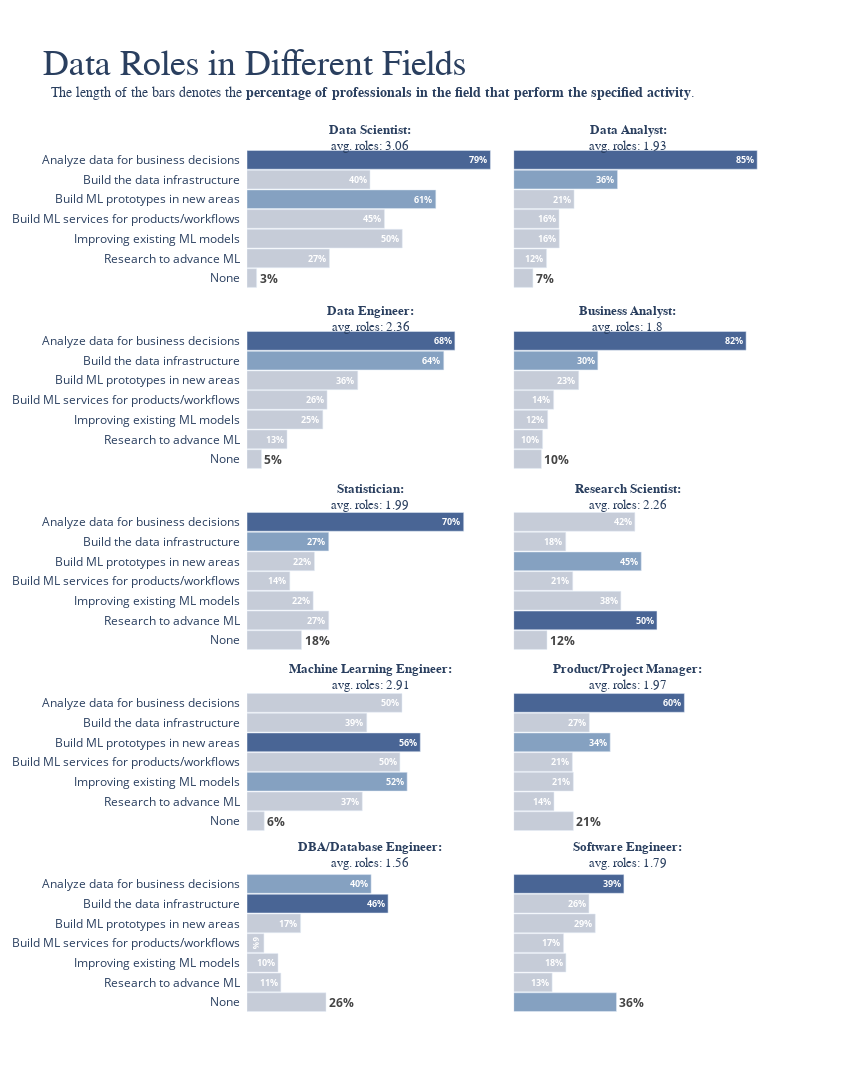

Here is the notebook cell this chart was saved with:
### Markdown cell above
## <div class="subsection_title">2.4 Data roles in different fields</div>
<a id='roles'></a>
One thing I always wondered with all these different roles, what exactly do they work on, on a day-to-day basis - It can't all be the same regardless of the job title right?

Another question that has always bothered me(and I'm sure many of you too) - "**What's the difference between the roles data scientist, data engineer, data analyst and business analyst?**" Lets see if we can answer this in the following graph of data roles.

<div class="sidenote">
    Source: Kaggle 2020 DS and ML Survey - <span style="font-style: italic;">Q23. Select any activities that make up an important part of your role at work.</span>
</div>

### Code cell
# Create a dataframe that will store value_counts for each field's roles
field_df = pd.DataFrame()
avg_roles = dict()

field_data = df[df[q23_all[0:7]].isnull().sum(axis=1)!=len(q23_all[0:7])]
df_q23 = df[df[q23].isnull().sum(axis=1) != len(q23)]

for field in fields:
    temp_df = field_data[field_data["Q5"]==field]
    field_df[field] = temp_df[q23_all[:7]].count()/temp_df[q23_all[:7]].shape[0]
    avg_roles[field]= (temp_df[q23_all[:7]].count(axis=1).mean())
    
field_df.drop("Other", axis=1, inplace=True)

# shortened version of labels
labels = [
    'Analyze data for business decisions',
    'Build the data infrastructure',
    'Build ML prototypes in new areas',
    'Build ML services for products/workflows',
    'Improving existing ML models',
    'Research to advance ML',
    'None']

traces = dict()

common_trace = go.Bar(
    # Since we want to show even "None" we use df_q23 instead of dataprofs
    x = df_q23[q23[:-1]].notnull().sum() / df_q23.shape[0],
    y = labels,
    marker = dict(color="#d7d7d7", opacity=0.3),
    orientation = "h"
    )

for field in field_df.columns:
    # Used to create the colours list to highlight max 2 columns
    colors_list = [primary_grey]* field_df.shape[0]
    max_indexes = np.argsort(-field_df[field])
    colors_list[max_indexes[0]] = primary_blue
    colors_list[max_indexes[1]] = primary_blue2
    
    trace = go.Bar(
    x = field_df[field],
    y = labels,
    marker = dict(color= colors_list), #highlights max column
    text = np.round(field_df[field]*100),
    texttemplate = ["<b style='color: #fff'>%{text}%</b>"]*6 + ["<b style='color: #444444'>%{text}%</b>"],
    textposition = ["inside"]*6 + ["outside"],
    name = field,
    orientation = "h",
    hoverinfo = "none"
    )
    traces[field] = trace

fig = subplots.make_subplots(
    rows=5, 
    cols=2, 
    shared_yaxes=True, 
    shared_xaxes=True, 
    horizontal_spacing = 0.02, 
    vertical_spacing = 0.05 )

fig.append_trace(traces["Data Scientist"],1,1);            fig.append_trace(traces["Data Analyst"],1,2); 
fig.append_trace(traces["Data Engineer"],2,1);             fig.append_trace(traces["Business Analyst"],2,2);
fig.append_trace(traces["Statistician"],3,1);              fig.append_trace(traces["Research Scientist"],3,2);
fig.append_trace(traces["Machine Learning Engineer"],4,1); fig.append_trace(traces["Product/Project Manager"],4,2);
fig.append_trace(traces["DBA/Database Engineer"],5,1);     fig.append_trace(traces["Software Engineer"],5,2);

large_title_format = "<span style='font-size:36px; font-family:Times New Roman'>Data Roles in Different Fields</span>"
small_title_format = "<span style='font-size:14px; font-family:Helvetica'>  The length of the bars denotes the <b>percentage of professionals in the field that perform the specified activity</b>.</span>"

layout = dict(
    title = large_title_format + "<br>" + small_title_format,
    showlegend = False,
    margin = dict(t=150,pad=6),
    plot_bgcolor='#fff',
    xaxis9 ={'showticklabels':False},
    xaxis10={'showticklabels':False},
    yaxis={'categoryorder':'array',
           'categoryarray': labels[::-1], 'zeroline':True, 'zerolinecolor':'#4d4d4d'},
    yaxis3={'categoryorder':'array',
           'categoryarray': labels[::-1]},
    yaxis5={'categoryorder':'array',
           'categoryarray': labels[::-1]},
    yaxis7={'categoryorder':'array',
           'categoryarray': labels[::-1]},
    yaxis9={'categoryorder':'array',
           'categoryarray': labels[::-1]},
    bargap = 0.05,
    height = 1300,
    width = 850
)
# Y positions for the annotations
annot_y = [1.033, 0.823, 0.597, 0.388, 0.162]

#Adding subplot titles and average roles annotations
for index in range(len(field_df.columns)):
    field = fig["data"][index]["name"]
    
    fig.add_annotation(dict(
                            x=0.4,
                            y=annot_y[index//2],
                            showarrow=False,
                            text='<span style="font-size:13px; font-family:Helvetica"><b>%s:</b><br>avg. roles: %s</span>' % (field,np.round(avg_roles[field],2)),
                            textangle=0,
                            xref="x"+str((index % 2)+1),
                            yref="paper"
                           ))

fig['layout'].update(layout)
iplot(fig)

### Figure 1 — Plotly figure (JSON) as saved in the notebook; plotly's stock layout.template omitted (floating-point values rounded to 4 significant figures)
{"data": [{"hoverinfo": "none", "marker": {"color": ["#496595", "#c6ccd8", "#85a1c1", "#c6ccd8", "#c6ccd8", "#c6ccd8", "#c6ccd8"]}, "name": "Data Scientist", "orientation": "h", "text": [79, 40, 61, 45, 50, 27, 3], "textposition": ["inside", "inside", "inside", "inside", "inside", "inside", "outside"], "texttemplate": ["<b style='color: #fff'>%{text}%</b>", "<b style='color: #fff'>%{text}%</b>", "<b style='color: #fff'>%{text}%</b>", "<b style='color: #fff'>%{text}%</b>", "<b style='color: #fff'>%{text}%</b>", "<b style='color: #fff'>%{text}%</b>", "<b style='color: #444444'>%{text}%</b>"], "type": "bar", "x": [0.7915, 0.4, 0.614, 0.4469, 0.5049, 0.2681, 0.03129], "xaxis": "x", "y": ["Analyze data for business decisions", "Build the data infrastructure", "Build ML prototypes in new areas", "Build ML services for products/workflows", "Improving existing ML models", "Research to advance ML", "None"], "yaxis": "y"}, {"hoverinfo": "none", "marker": {"color": ["#496595", "#85a1c1", "#c6ccd8", "#c6ccd8", "#c6ccd8", "#c6ccd8", "#c6ccd8"]}, "name": "Data Analyst", "orientation": "h", "text": [85, 36, 21, 16, 16, 12, 7], "textposition": ["inside", "inside", "inside", "inside", "inside", "inside", "outside"], "texttemplate": ["<b style='color: #fff'>%{text}%</b>", "<b style='color: #fff'>%{text}%</b>", "<b style='color: #fff'>%{text}%</b>", "<b style='color: #fff'>%{text}%</b>", "<b style='color: #fff'>%{text}%</b>", "<b style='color: #fff'>%{text}%</b>", "<b style='color: #444444'>%{text}%</b>"], "type": "bar", "x": [0.854, 0.3642, 0.2117, 0.159, 0.1598, 0.1152, 0.06732], "xaxis": "x2", "y": ["Analyze data for business decisions", "Build the data infrastructure", "Build ML prototypes in new areas", "Build ML services for products/workflows", "Improving existing ML models", "Research to advance ML", "None"], "yaxis": "y2"}, {"hoverinfo": "none", "marker": {"color": ["#496595", "#85a1c1", "#c6ccd8", "#c6ccd8", "#c6ccd8", "#c6ccd8", "#c6ccd8"]}, "name": "Data Engineer", "orientation": "h", "text": [68, 64, 36, 26, 25, 13, 5], "textposition": ["inside", "inside", "inside", "inside", "inside", "inside", "outside"], "texttemplate": ["<b style='color: #fff'>%{text}%</b>", "<b style='color: #fff'>%{text}%</b>", "<b style='color: #fff'>%{text}%</b>", "<b style='color: #fff'>%{text}%</b>", "<b style='color: #fff'>%{text}%</b>", "<b style='color: #fff'>%{text}%</b>", "<b style='color: #444444'>%{text}%</b>"], "type": "bar", "x": [0.6759, 0.6399, 0.3601, 0.2604, 0.2465, 0.1302, 0.04709], "xaxis": "x3", "y": ["Analyze data for business decisions", "Build the data infrastructure", "Build ML prototypes in new areas", "Build ML services for products/workflows", "Improving existing ML models", "Research to advance ML", "None"], "yaxis": "y3"}, {"hoverinfo": "none", "marker": {"color": ["#496595", "#85a1c1", "#c6ccd8", "#c6ccd8", "#c6ccd8", "#c6ccd8", "#c6ccd8"]}, "name": "Business Analyst", "orientation": "h", "text": [82, 30, 23, 14, 12, 10, 10], "textposition": ["inside", "inside", "inside", "inside", "inside", "inside", "outside"], "texttemplate": ["<b style='color: #fff'>%{text}%</b>", "<b style='color: #fff'>%{text}%</b>", "<b style='color: #fff'>%{text}%</b>", "<b style='color: #fff'>%{text}%</b>", "<b style='color: #fff'>%{text}%</b>", "<b style='color: #fff'>%{text}%</b>", "<b style='color: #444444'>%{text}%</b>"], "type": "bar", "x": [0.8152, 0.2951, 0.228, 0.1401, 0.1192, 0.1013, 0.09687], "xaxis": "x4", "y": ["Analyze data for business decisions", "Build the data infrastructure", "Build ML prototypes in new areas", "Build ML services for products/workflows", "Improving existing ML models", "Research to advance ML", "None"], "yaxis": "y4"}, {"hoverinfo": "none", "marker": {"color": ["#496595", "#85a1c1", "#c6ccd8", "#c6ccd8", "#c6ccd8", "#c6ccd8", "#c6ccd8"]}, "name": "Statistician", "orientation": "h", "text": [70, 27, 22, 14, 22, 27, 18], "textposition": ["inside", "inside", "inside", "inside", "inside", "inside", "outside"], "texttemplate": ["<b style='color: #fff'>%{text}%</b>", "<b style='color: #fff'>%{text}%</b>", "<b style='color: #fff'>%{text}%</b>", "<b style='color: #fff'>%{text}%</b>", "<b style='color: #fff'>%{text}%</b>", "<b style='color: #fff'>%{text}%</b>", "<b style='color: #444444'>%{text}%</b>"], "type": "bar", "x": [0.7046, 0.2658, 0.2194, 0.1392, 0.2152, 0.2658, 0.1772], "xaxis": "x5", "y": ["Analyze data for business decisions", "Build the data infrastructure", "Build ML prototypes in new areas", "Build ML services for products/workflows", "Improving existing ML models", "Research to advance ML", "None"], "yaxis": "y5"}, {"hoverinfo": "none", "marker": {"color": ["#c6ccd8", "#c6ccd8", "#85a1c1", "#c6ccd8", "#c6ccd8", "#496595", "#c6ccd8"]}, "name": "Research Scientist", "orientation": "h", "text": [42, 18, 45, 21, 38, 50, 12], "textposition": ["inside", "inside", "inside", "inside", "inside", "inside", "outside"], "texttemplate": ["<b style='color: #fff'>%{text}%</b>", "<b style='color: #fff'>%{text}%</b>", "<b style='color: #fff'>%{text}%</b>", "<b style='color: #fff'>%{text}%</b>", "<b style='color: #fff'>%{text}%</b>", "<b style='color: #fff'>%{text}%</b>", "<b style='color: #444444'>%{text}%</b>"], "type": "bar", "x": [0.4249, 0.1825, 0.4475, 0.2071, 0.3759, 0.5025, 0.1168], "xaxis": "x6", "y": ["Analyze data for business decisions", "Build the data infrastructure", "Build ML prototypes in new areas", "Build ML services for products/workflows", "Improving existing ML models", "Research to advance ML", "None"], "yaxis": "y6"}, {"hoverinfo": "none", "marker": {"color": ["#c6ccd8", "#c6ccd8", "#496595", "#c6ccd8", "#85a1c1", "#c6ccd8", "#c6ccd8"]}, "name": "Machine Learning Engineer", "orientation": "h", "text": [50, 39, 56, 50, 52, 37, 6], "textposition": ["inside", "inside", "inside", "inside", "inside", "inside", "outside"], "texttemplate": ["<b style='color: #fff'>%{text}%</b>", "<b style='color: #fff'>%{text}%</b>", "<b style='color: #fff'>%{text}%</b>", "<b style='color: #fff'>%{text}%</b>", "<b style='color: #fff'>%{text}%</b>", "<b style='color: #fff'>%{text}%</b>", "<b style='color: #444444'>%{text}%</b>"], "type": "bar", "x": [0.5039, 0.3895, 0.5634, 0.4972, 0.5208, 0.3749, 0.05612], "xaxis": "x7", "y": ["Analyze data for business decisions", "Build the data infrastructure", "Build ML prototypes in new areas", "Build ML services for products/workflows", "Improving existing ML models", "Research to advance ML", "None"], "yaxis": "y7"}, {"hoverinfo": "none", "marker": {"color": ["#496595", "#c6ccd8", "#85a1c1", "#c6ccd8", "#c6ccd8", "#c6ccd8", "#c6ccd8"]}, "name": "Product/Project Manager", "orientation": "h", "text": [60, 27, 34, 21, 21, 14, 21], "textposition": ["inside", "inside", "inside", "inside", "inside", "inside", "outside"], "texttemplate": ["<b style='color: #fff'>%{text}%</b>", "<b style='color: #fff'>%{text}%</b>", "<b style='color: #fff'>%{text}%</b>", "<b style='color: #fff'>%{text}%</b>", "<b style='color: #fff'>%{text}%</b>", "<b style='color: #fff'>%{text}%</b>", "<b style='color: #444444'>%{text}%</b>"], "type": "bar", "x": [0.5986, 0.2653, 0.3384, 0.2058, 0.2092, 0.1412, 0.2092], "xaxis": "x8", "y": ["Analyze data for business decisions", "Build the data infrastructure", "Build ML prototypes in new areas", "Build ML services for products/workflows", "Improving existing ML models", "Research to advance ML", "None"], "yaxis": "y8"}, {"hoverinfo": "none", "marker": {"color": ["#85a1c1", "#496595", "#c6ccd8", "#c6ccd8", "#c6ccd8", "#c6ccd8", "#c6ccd8"]}, "name": "DBA/Database Engineer", "orientation": "h", "text": [40, 46, 17, 6, 10, 11, 26], "textposition": ["inside", "inside", "inside", "inside", "inside", "inside", "outside"], "texttemplate": ["<b style='color: #fff'>%{text}%</b>", "<b style='color: #fff'>%{text}%</b>", "<b style='color: #fff'>%{text}%</b>", "<b style='color: #fff'>%{text}%</b>", "<b style='color: #fff'>%{text}%</b>", "<b style='color: #fff'>%{text}%</b>", "<b style='color: #444444'>%{text}%</b>"], "type": "bar", "x": [0.4037, 0.4587, 0.1743, 0.05505, 0.1009, 0.1101, 0.2569], "xaxis": "x9", "y": ["Analyze data for business decisions", "Build the data infrastructure", "Build ML prototypes in new areas", "Build ML services for products/workflows", "Improving existing ML models", "Research to advance ML", "None"], "yaxis": "y9"}, {"hoverinfo": "none", "marker": {"color": ["#496595", "#c6ccd8", "#c6ccd8", "#c6ccd8", "#c6ccd8", "#c6ccd8", "#85a1c1"]}, "name": "Software Engineer", "orientation": "h", "text": [39, 26, 29, 17, 18, 13, 36], "textposition": ["inside", "inside", "inside", "inside", "inside", "inside", "outside"], "texttemplate": ["<b style='color: #fff'>%{text}%</b>", "<b style='color: #fff'>%{text}%</b>", "<b style='color: #fff'>%{text}%</b>", "<b style='color: #fff'>%{text}%</b>", "<b style='color: #fff'>%{text}%</b>", "<b style='color: #fff'>%{text}%</b>", "<b style='color: #444444'>%{text}%</b>"], "type": "bar", "x": [0.3865, 0.2638, 0.2861, 0.1748, 0.1831, 0.1348, 0.3605], "xaxis": "x10", "y": ["Analyze data for business decisions", "Build the data infrastructure", "Build ML prototypes in new areas", "Build ML services for products/workflows", "Improving existing ML models", "Research to advance ML", "None"], "yaxis": "y10"}], "layout": {"annotations": [{"showarrow": false, "text": "<span style=\"font-size:13px; font-family:Helvetica\"><b>Data Scientist:</b><br>avg. roles: 3.06</span>", "textangle": 0, "x": 0.4, "xref": "x", "y": 1.033, "yref": "paper"}, {"showarrow": false, "text": "<span style=\"font-size:13px; font-family:Helvetica\"><b>Data Analyst:</b><br>avg. roles: 1.93</span>", "textangle": 0, "x": 0.4, "xref": "x2", "y": 1.033, "yref": "paper"}, {"showarrow": false, "text": "<span style=\"font-size:13px; font-family:Helvetica\"><b>Data Engineer:</b><br>avg. roles: 2.36</span>", "textangle": 0, "x": 0.4, "xref": "x", "y": 0.823, "yref": "paper"}, {"showarrow": false, "text": "<span style=\"font-size:13px; font-family:Helvetica\"><b>Business Analyst:</b><br>avg. roles: 1.8</span>", "textangle": 0, "x": 0.4, "xref": "x2", "y": 0.823, "yref": "paper"}, {"showarrow": false, "text": "<span style=\"font-size:13px; font-family:Helvetica\"><b>Statistician:</b><br>avg. roles: 1.99</span>", "textangle": 0, "x": 0.4, "xref": "x", "y": 0.597, "yref": "paper"}, {"showarrow": false, "text": "<span style=\"font-size:13px; font-family:Helvetica\"><b>Research Scientist:</b><br>avg. roles: 2.26</span>", "textangle": 0, "x": 0.4, "xref": "x2", "y": 0.597, "yref": "paper"}, {"showarrow": false, "text": "<span style=\"font-size:13px; font-family:Helvetica\"><b>Machine Learning Engineer:</b><br>avg. roles: 2.91</span>", "textangle": 0, "x": 0.4, "xref": "x", "y": 0.388, "yref": "paper"}, {"showarrow": false, "text": "<span style=\"font-size:13px; font-family:Helvetica\"><b>Product/Project Manager:</b><br>avg. roles: 1.97</span>", "textangle": 0, "x": 0.4, "xref": "x2", "y": 0.388, "yref": "paper"}, {"showarrow": false, "text": "<span style=\"font-size:13px; font-family:Helvetica\"><b>DBA/Database Engineer:</b><br>avg. roles: 1.56</span>", "textangle": 0, "x": 0.4, "xref": "x", "y": 0.162, "yref": "paper"}, {"showarrow": false, "text": "<span style=\"font-size:13px; font-family:Helvetica\"><b>Software Engineer:</b><br>avg. roles: 1.79</span>", "textangle": 0, "x": 0.4, "xref": "x2", "y": 0.162, "yref": "paper"}], "bargap": 0.05, "height": 1300, "margin": {"pad": 6, "t": 150}, "plot_bgcolor": "#fff", "showlegend": false, "title": {"text": "<span style='font-size:36px; font-family:Times New Roman'>Data Roles in Different Fields</span><br><span style='font-size:14px; font-family:Helvetica'>  The length of the bars denotes the <b>percentage of professionals in the field that perform the specified activity</b>.</span>"}, "width": 850, "xaxis": {"anchor": "y", "domain": [0, 0.49], "matches": "x9", "showticklabels": false}, "xaxis10": {"anchor": "y10", "domain": [0.51, 1], "showticklabels": false}, "xaxis2": {"anchor": "y2", "domain": [0.51, 1], "matches": "x10", "showticklabels": false}, "xaxis3": {"anchor": "y3", "domain": [0, 0.49], "matches": "x9", "showticklabels": false}, "xaxis4": {"anchor": "y4", "domain": [0.51, 1], "matches": "x10", "showticklabels": false}, "xaxis5": {"anchor": "y5", "domain": [0, 0.49], "matches": "x9", "showticklabels": false}, "xaxis6": {"anchor": "y6", "domain": [0.51, 1], "matches": "x10", "showticklabels": false}, "xaxis7": {"anchor": "y7", "domain": [0, 0.49], "matches": "x9", "showticklabels": false}, "xaxis8": {"anchor": "y8", "domain": [0.51, 1], "matches": "x10", "showticklabels": false}, "xaxis9": {"anchor": "y9", "domain": [0, 0.49], "showticklabels": false}, "yaxis": {"anchor": "x", "categoryarray": ["None", "Research to advance ML", "Improving existing ML models", "Build ML services for products/workflows", "Build ML prototypes in new areas", "Build the data infrastructure", "Analyze data for business decisions"], "categoryorder": "array", "domain": [0.84, 1], "zeroline": true, "zerolinecolor": "#4d4d4d"}, "yaxis10": {"anchor": "x10", "domain": [0, 0.16], "matches": "y9", "showticklabels": false}, "yaxis2": {"anchor": "x2", "domain": [0.84, 1], "matches": "y", "showticklabels": false}, "yaxis3": {"anchor": "x3", "categoryarray": ["None", "Research to advance ML", "Improving existing ML models", "Build ML services for products/workflows", "Build ML prototypes in new areas", "Build the data infrastructure", "Analyze data for business decisions"], "categoryorder": "array", "domain": [0.63, 0.79]}, "yaxis4": {"anchor": "x4", "domain": [0.63, 0.79], "matches": "y3", "showticklabels": false}, "yaxis5": {"anchor": "x5", "categoryarray": ["None", "Research to advance ML", "Improving existing ML models", "Build ML services for products/workflows", "Build ML prototypes in new areas", "Build the data infrastructure", "Analyze data for business decisions"], "categoryorder": "array", "domain": [0.42, 0.58]}, "yaxis6": {"anchor": "x6", "domain": [0.42, 0.58], "matches": "y5", "showticklabels": false}, "yaxis7": {"anchor": "x7", "categoryarray": ["None", "Research to advance ML", "Improving existing ML models", "Build ML services for products/workflows", "Build ML prototypes in new areas", "Build the data infrastructure", "Analyze data for business decisions"], "categoryorder": "array", "domain": [0.21, 0.37]}, "yaxis8": {"anchor": "x8", "domain": [0.21, 0.37], "matches": "y7", "showticklabels": false}, "yaxis9": {"anchor": "x9", "categoryarray": ["None", "Research to advance ML", "Improving existing ML models", "Build ML services for products/workflows", "Build ML prototypes in new areas", "Build the data infrastructure", "Analyze data for business decisions"], "categoryorder": "array", "domain": [0, 0.16]}}}
